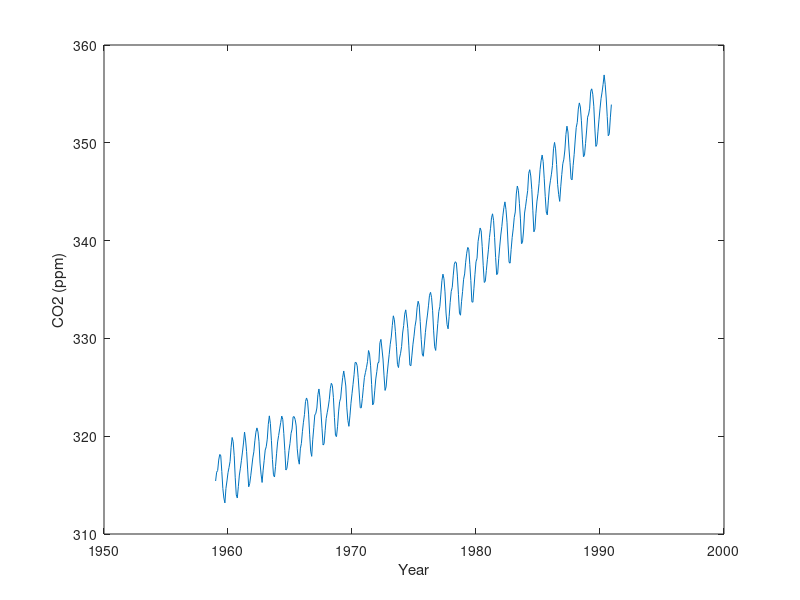

Reproduce this figure in MATLAB. (Note: this script raises an error after producing the figure.)
%  book_3_72.m
%  calls bank45

load carbondioxide

plot(Year,CO2)
xlabel('Year')
ylabel('CO2 (ppm)')
bank45(Year,CO2)
%  make just a little room around points
axis tight
ax = axis;
ax(1) = ax(1)-1;
ax(2) = ax(2)+1;
ax(3) = ax(3)-10;
ax(4) = ax(4)+10;
axis(ax)
